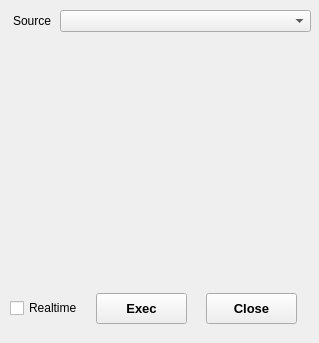
<?xml version="1.0" encoding="UTF-8"?>
<ui version="4.0">
 <class>DialogLinefit</class>
 <widget class="QWidget" name="DialogLinefit">
  <property name="geometry">
   <rect>
    <x>0</x>
    <y>0</y>
    <width>319</width>
    <height>343</height>
   </rect>
  </property>
  <property name="mouseTracking">
   <bool>false</bool>
  </property>
  <property name="tabletTracking">
   <bool>true</bool>
  </property>
  <property name="windowTitle">
   <string>Line fit</string>
  </property>
  <widget class="QPushButton" name="pushButtonClose">
   <property name="geometry">
    <rect>
     <x>206</x>
     <y>293</y>
     <width>91</width>
     <height>31</height>
    </rect>
   </property>
   <property name="font">
    <font>
     <family>Arial</family>
     <pointsize>10</pointsize>
     <weight>75</weight>
     <bold>true</bold>
    </font>
   </property>
   <property name="text">
    <string>Close</string>
   </property>
  </widget>
  <widget class="QPushButton" name="pushButtonExec">
   <property name="geometry">
    <rect>
     <x>96</x>
     <y>293</y>
     <width>91</width>
     <height>31</height>
    </rect>
   </property>
   <property name="font">
    <font>
     <family>Arial</family>
     <pointsize>10</pointsize>
     <weight>75</weight>
     <bold>true</bold>
    </font>
   </property>
   <property name="text">
    <string>Exec</string>
   </property>
  </widget>
  <widget class="QCheckBox" name="chkBoxRealtime">
   <property name="geometry">
    <rect>
     <x>10</x>
     <y>300</y>
     <width>71</width>
     <height>16</height>
    </rect>
   </property>
   <property name="text">
    <string>Realtime</string>
   </property>
  </widget>
  <widget class="QLabel" name="label_4">
   <property name="geometry">
    <rect>
     <x>0</x>
     <y>10</y>
     <width>51</width>
     <height>21</height>
    </rect>
   </property>
   <property name="text">
    <string>Source</string>
   </property>
   <property name="alignment">
    <set>Qt::AlignRight|Qt::AlignTrailing|Qt::AlignVCenter</set>
   </property>
  </widget>
  <widget class="QComboBox" name="comboBoxSource">
   <property name="geometry">
    <rect>
     <x>60</x>
     <y>10</y>
     <width>251</width>
     <height>22</height>
    </rect>
   </property>
  </widget>
 </widget>
 <resources/>
 <connections/>
</ui>
